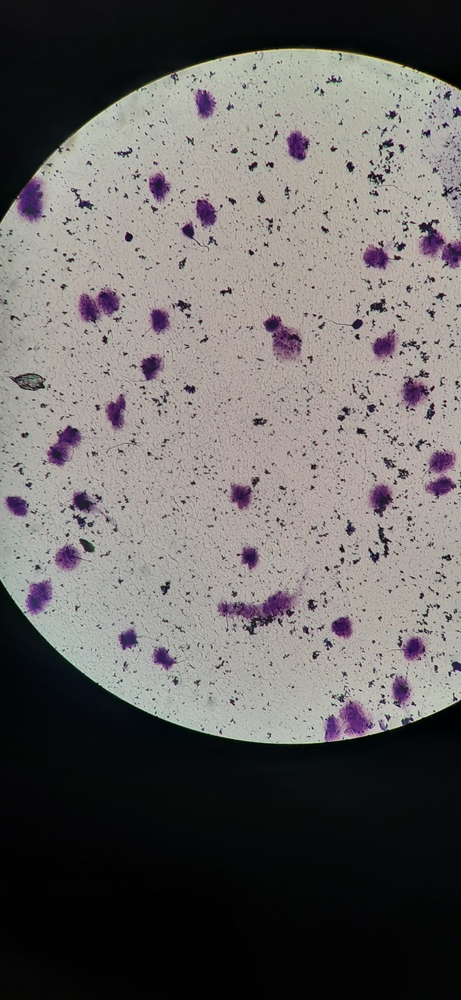
#> input picture src/experiments/images/input/sample1.jpg, 461 x 1000 px, shrunk from 1844 x 4000 before the run
$ python hue_separation2.py
#> lines starting #> are read from the running program, lines starting #| are printed output that depends on the picture; after the words box and inside, x2 and y2 are one past the last pixel; in counts of white or black regions, pixels touching at a corner belong together

from traceback import FrameSummary
import cv2
import numpy as np

def nothing(x):
    pass


def separate_living_sperms():
    frame = cv2.imread('images/input/sample1.jpg')
#> frame is the input picture: shape (1000, 461, 3); mean B, G, R 99.8, 101, 104.6
    # get current positions of the trackbars
    ilowH = 65
    ihighH = 156
    ilowS = 80
    ihighS = 255
    ilowV = 0
    ihighV = 189

    hsv = cv2.cvtColor(frame, cv2.COLOR_BGR2HSV)
#> hsv: shape (1000, 461, 3); mean H, S, V 51.3, 40, 106.7
    lower_hsv = np.array([ilowH, ilowS, ilowV])
    higher_hsv = np.array([ihighH, ihighS, ihighV])
    # Apply the cv2.inrange method to create a mask
    mask = cv2.inRange(hsv, lower_hsv, higher_hsv)
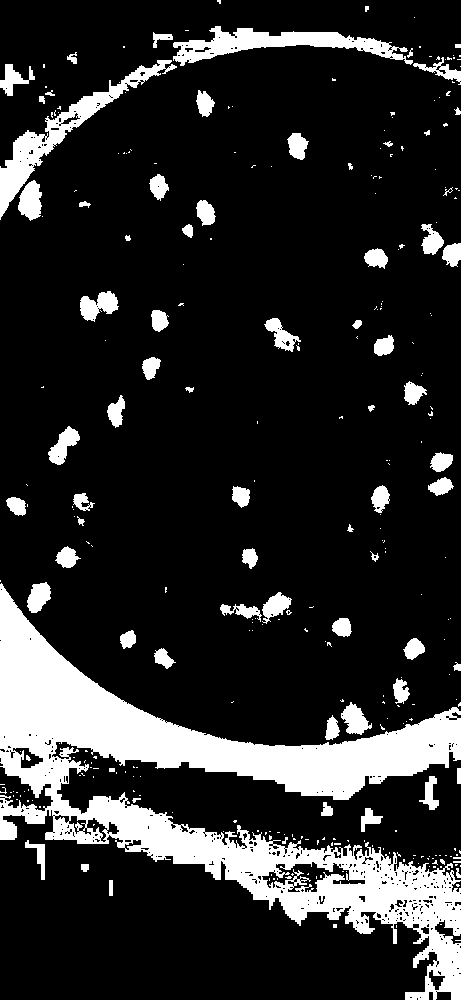
#> mask: shape (1000, 461); 16.5% white; 308 white regions (234 under 20 px), largest, box (x1, y1, x2, y2) and area: (0, 583, 461, 1000) 52129, (0, 60, 177, 220) 4060, (173, 26, 413, 66) 3624
    # Apply the mask on the image to extract the original color
    frame = cv2.bitwise_and(frame, frame, mask=mask)
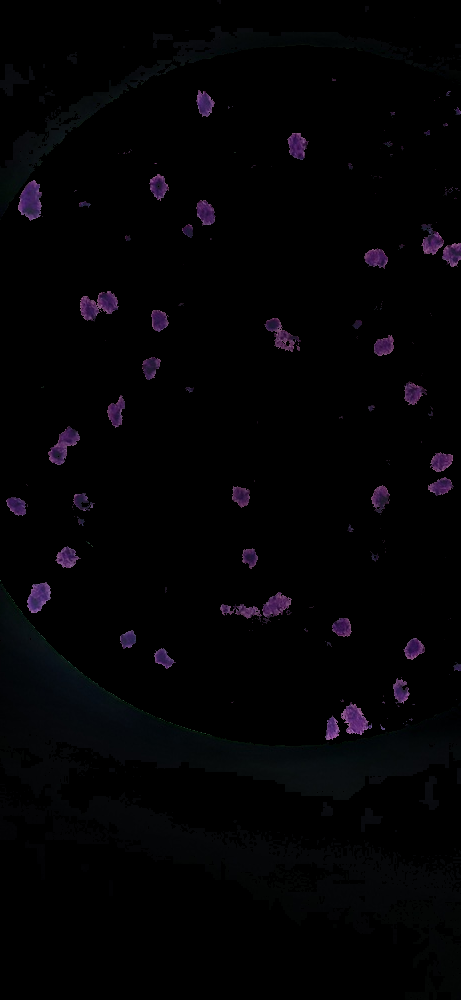
#> frame: shape (1000, 461, 3); mean B, G, R 4, 2.4, 2.9
    cv2.imshow('image', frame)
    cv2.imwrite('images/output/only_living.jpg', frame)
    gray = cv2.cvtColor(frame, cv2.COLOR_BGR2GRAY)
    cv2.imwrite('images/output/only_living_gray.jpg', gray)

    # Press q to exit
    if cv2.waitKey(1) & 0xFF == ord('q'):
#> (key q is pressed here)
        cv2.destroyAllWindows()
        exit()
#> (the program exits here)

$ run again, with src/experiments/images/input/sample2.jpg copied over src/experiments/images/input/sample1.jpg
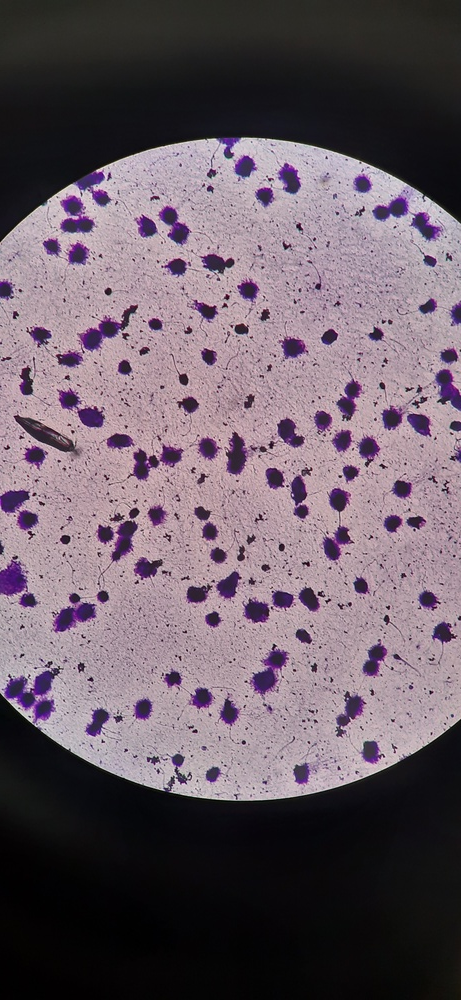
#> input picture src/experiments/images/input/sample2.jpg, 461 x 1000 px, shrunk from 1844 x 4000 before the run
#> in separate_living_sperms, frame is the input picture: shape (1000, 461, 3); mean B, G, R 102.8, 92.9, 106.9
#> hsv: shape (1000, 461, 3); mean H, S, V 130.9, 49.6, 109.1
#> in separate_living_sperms, `mask = cv2.inRange(hsv, lower_hsv, higher_hsv)`:
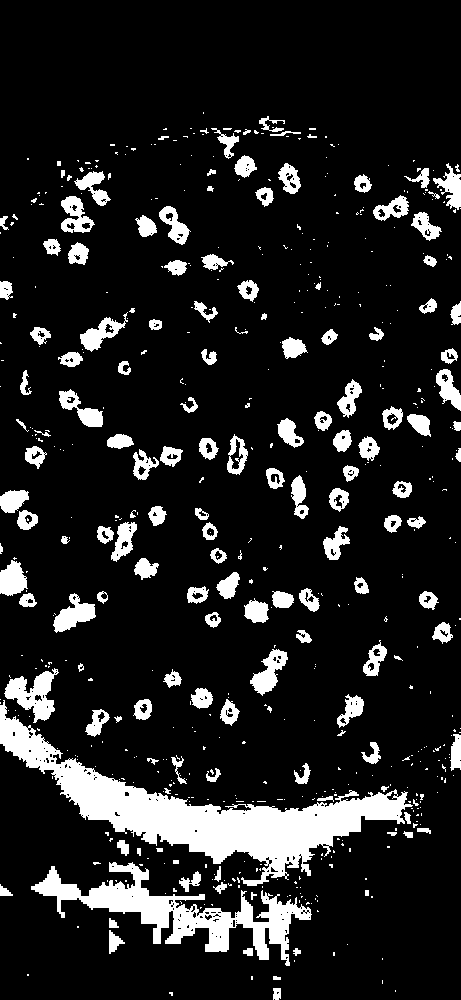
#> mask: shape (1000, 461); 12.9% white; 576 white regions (426 under 20 px), largest, box (x1, y1, x2, y2) and area: (0, 700, 413, 886) 17605, (31, 862, 312, 966) 8050, (4, 668, 59, 723) 1392
#> in separate_living_sperms, `gray = cv2.cvtColor(frame, cv2.COLOR_BGR2GRAY)`:
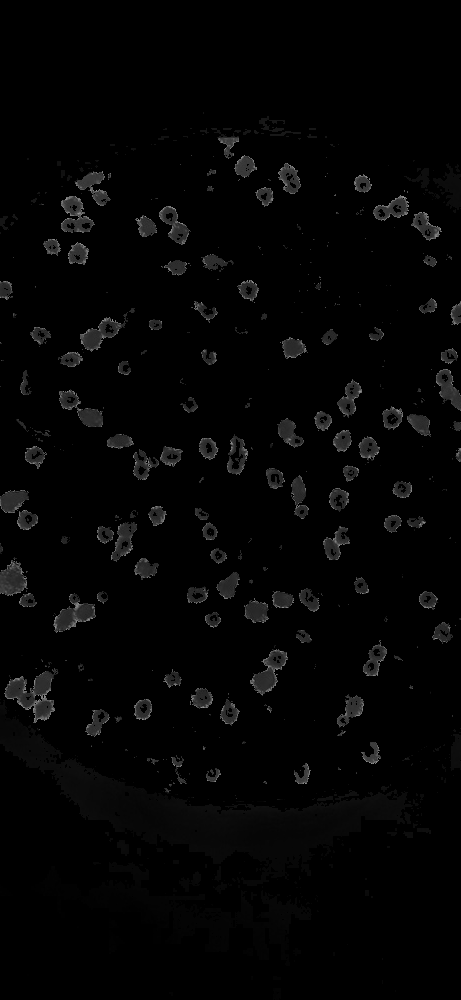
#> gray: shape (1000, 461); min 0, max 153, mean 4.2
